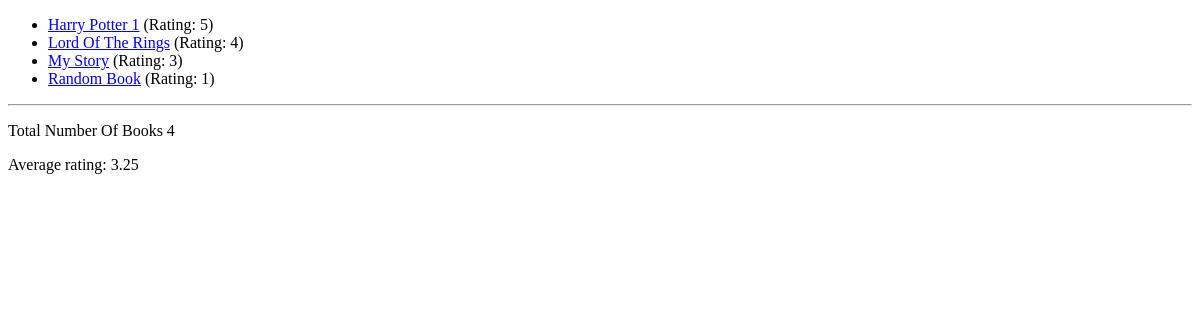
Before: / with the older database file.
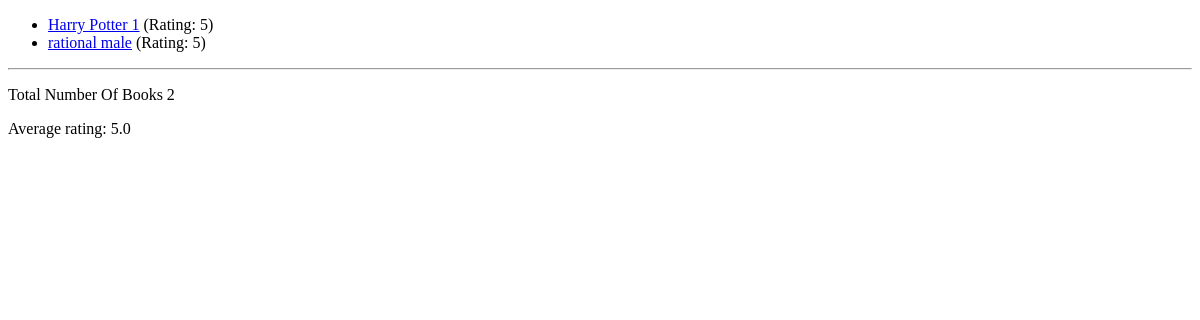
After: the same page with the newer database file.
### book_outlet/models.py (models this page shows, shortened)
class Book(models.Model):
    title = models.CharField(max_length=50)
    rating = models.IntegerField(validators=[MinValueValidator(1), MaxValueValidator(5)])
    author = models.ForeignKey(Author, on_delete=models.CASCADE, null=True)
    is_bestselling = models.BooleanField(default=False)
    slug = models.SlugField(default="", null=False, db_index=True, blank=True)
    def get_absolute_path(self):
        return reverse("book-detail", args=[self.slug])

### book_outlet/views.py (the view)
# urls.py: path("", views.index),
def index(request):
    books = Book.objects.all().order_by("-rating")
    num_books = books.count()
    avg_rating = books.aggregate(Avg("rating"))
    return render(request, "book_outlet/index.html", {
        "books": books,
        "total_numbers_of_books": num_books,
        "average_rating": avg_rating
    })

### book_outlet/templates/book_outlet/index.html (shortened to what this page needs)
{% extends 'book_outlet/base.html' %}
{% block content %}
    <ul>
        {% for book in books %}
            <li><a href="{{ book.get_absolute_path }}"> {{ book.title }}</a> (Rating: {{ book.rating }})</li>
        {% endfor %}
    </ul>
    <hr>
    <p>Total Number Of Books {{ total_numbers_of_books }}</p>
    <p>Average rating: {{ average_rating.rating__avg }}</p>
{% endblock %}

### book_outlet/templates/book_outlet/base.html (shortened to what this page needs)
<!doctype html>
<html lang="en">
<head>
</head>
<body>
    {% block content %}
    {% endblock %}
</body>
</html>

Changed rows visible on the page:
removed Book: title "Lord Of The Rings", rating "4"
removed Book: title "My Story", rating "3"
removed Book: title "Random Book", rating "1"
added Book: title "rational male", rating "5"
Other visible differences:
{{ total_numbers_of_books }}: "4" → "2"
{{ average_rating.rating__avg }}: "3.25" → "5.0"
